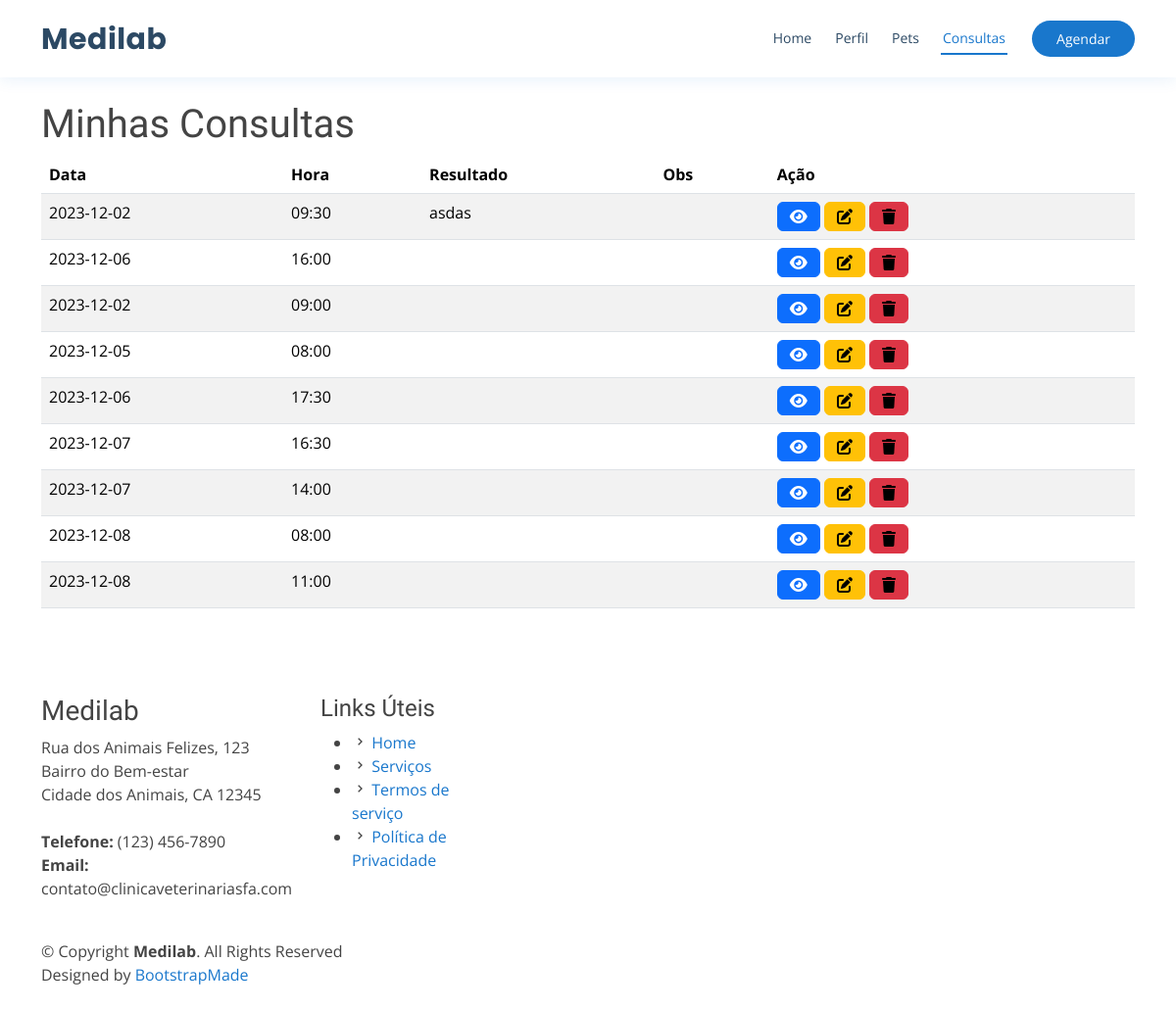
Screenshot of /Site/consultas.php with the database file from the repository.
### tables this page shows
CREATE TABLE `agenda` (
  `id` int(11) NOT NULL,
  `statusAgenda` varchar(20) NOT NULL,
  `data` varchar(50) NOT NULL,
  `hora` varchar(50) NOT NULL,
  `obs` varchar(500) DEFAULT NULL,
  `resultado` varchar(500) DEFAULT NULL,
  `pet_id` int(11) DEFAULT NULL,
  `veterinario_id` int(11) DEFAULT NULL,
  `procedimento_id` int(11) DEFAULT NULL
);

### Site/consultas.php (the view, shortened to what this page needs)
<?php
require_once("conexao.php");
$sql = "select * from agenda";
$resultado = mysqli_query($conexao, $sql);
?>
  <html lang="pt-br">
  <head>
    <link href="assets/vendor/fontawesome-free/css/all.min.css" rel="stylesheet">
    <link href="assets/vendor/animate.css/animate.min.css" rel="stylesheet">
    <link href="assets/vendor/bootstrap/css/bootstrap.min.css" rel="stylesheet">
    <link href="assets/vendor/bootstrap-icons/bootstrap-icons.css" rel="stylesheet">
    <link href="assets/vendor/boxicons/css/boxicons.min.css" rel="stylesheet">
    <link href="assets/vendor/glightbox/css/glightbox.min.css" rel="stylesheet">
    <link href="assets/vendor/remixicon/remixicon.css" rel="stylesheet">
    <link href="assets/vendor/swiper/swiper-bundle.min.css" rel="stylesheet">
    <link href="assets/css/style.css" rel="stylesheet">
  </head>
  <body>
    <header id="header" class="">
      <div class="container d-flex align-items-center">
        <h1 class="logo me-auto"><a href="index.html">Medilab</a></h1>
        <nav id="navbar" class="navbar order-last order-lg-0">
          <ul>
            <li><a class="nav-link scrollto" href="index.php">Home</a></li>
            <li><a class="nav-link scrollto" href="perfil.php">Perfil</a></li>
            <li><a class="nav-link scrollto" href="pet.php">Pets</a></li>
            <li><a class="nav-link scrollto active" href="consultas.php">Consultas</a></li>
          </ul>
        </nav>
        <a href="login.php" class="appointment-btn scrollto"><span class="d-none d-md-inline">Agendar</span></a>
      </div>
    </header>
    <main id="main">
      <br>
      <div class="container">
        <h1>Minhas Consultas</h1>
        <table class="table table-striped table-hover">
                        <thead>
                            <tr>
                                <th scope="col">Data</th>
                                <th scope="col">Hora</th>
                                <th scope="col">Resultado</th>
                                <th scope="col">Obs</th>
                                <th scope="col">Ação</th>
                            </tr>
                        </thead>
                        <tbody>
                            <?php while ($linha = mysqli_fetch_array($resultado)) { ?>
                                <tr>
                                    <td>
                                        <?= $linha['data'] ?>
                                    </td>
                                    <td>
                                        <?= $linha['hora'] ?>
                                    </td>
                                    <td>
                                        <?= $linha['resultado'] ?>
                                    </td>
                                    <td>
                                    </td>
                                    <td>
                                        <a href="visualizarAgenda.php?id=<?= $linha['id'] ?>" class="btn btn-primary"><i class="fa-solid fa-eye"></i></a>
                                        <a href="editarAgenda.php?id=<?= $linha['id'] ?>" class="btn btn-warning"><i class="fa-solid fa-pen-to-square" style="color: #000000;"></i></a>
                                        <a href="listagemAgenda.php?id=<?= $linha['id'] ?>" class="btn btn-danger" onclick="return confirm('Confirma exclusão?')"><i class="fa-solid fa-trash" style="color: #000000;"></i></a>
                                    </td>
                                </tr>
                            <?php } ?>
                        </tbody>
        </table> <br><br><br>
      </div>
    </main>
    <footer id=" ">
      <div class="footer-top">
        <div class="container">
          <div class="row">
            <div class="col-lg-3 col-md-6 footer-contact">
              <h3>Medilab</h3>
              <p>
                Rua dos Animais Felizes, 123 <br>
                Bairro do Bem-estar <br>
                Cidade dos Animais, CA 12345<br><br>
                <strong>Telefone:</strong> (123) 456-7890<br>
                <strong>Email:</strong> contato@clinicaveterinariasfa.com<br>
              </p>
            </div>
            <div class="col-lg-2 col-md-6 footer-links">
              <h4>Links Úteis</h4>
              <ul>
                <li><i class="bx bx-chevron-right"></i> <a href="#">Home</a></li>
                <li><i class="bx bx-chevron-right"></i> <a href="#">Serviços</a></li>
                <li><i class="bx bx-chevron-right"></i> <a href="#">Termos de serviço</a></li>
                <li><i class="bx bx-chevron-right"></i> <a href="#">Política de Privacidade</a></li>
              </ul>
            </div>
          </div>
        </div>
      </div>
      <div class="container d-md-flex py-4">
        <div class="me-md-auto text-center text-md-start">
          <div class="copyright">
            &copy; Copyright <strong><span>Medilab</span></strong>. All Rights Reserved
          </div>
          <div class="credits">
            Designed by <a href="https://bootstrapmade.com/">BootstrapMade</a>
          </div>
        </div>
      </div>
    </footer>
  </body>
  </html>

### Site/assets/css/style.css (style rules this page uses)
body { font-family: "Open Sans", sans-serif; color: #444444; }
a { color: #1977cc; text-decoration: none; }
h1, h2, h3, h4, h5, h6 { font-family: "Raleway", sans-serif; }
#header { background: #fff; transition: all 0.5s; z-index: 997; padding: 15px 0; top: 40px; box-shadow: 0px 2px 15px rgba(25, 119, 204, 0.1); }
#header .logo { font-size: 30px; margin: 0; padding: 0; line-height: 1; font-weight: 700; letter-spacing: 0.5px; font-family: "Poppins", sans-serif; }
#header .logo a { color: #2c4964; }
.appointment-btn { margin-left: 25px; background: #1977cc; color: #fff; border-radius: 50px; padding: 8px 25px; white-space: nowrap; transition: 0.3s; font-size: 14px; display: inline-block; }
.navbar { padding: 0; }
.navbar ul { margin: 0; padding: 0; display: flex; list-style: none; align-items: center; }
.navbar li { position: relative; }
.navbar>ul>li { position: relative; white-space: nowrap; padding: 8px 0 8px 20px; }
.navbar a, .navbar a:focus { display: flex; align-items: center; justify-content: space-between; font-size: 14px; color: #2c4964; white-space: nowrap; transition: 0.3s; border-bottom: 2px solid #fff; padding: 5px 2px; }
.navbar a:hover, .navbar .active, .navbar .active:focus, .navbar li:hover>a { color: #1977cc; border-color: #1977cc; }

### rows the page displays
agenda: data "2023-12-02", hora "09:30", resultado "asdas"
agenda: data "2023-12-06", hora "16:00"
agenda: data "2023-12-02", hora "09:00"
agenda: data "2023-12-05", hora "08:00"
agenda: data "2023-12-06", hora "17:30"
agenda: data "2023-12-07", hora "16:30"
agenda: data "2023-12-07", hora "14:00"
agenda: data "2023-12-08", hora "08:00"
agenda: data "2023-12-08", hora "11:00"
